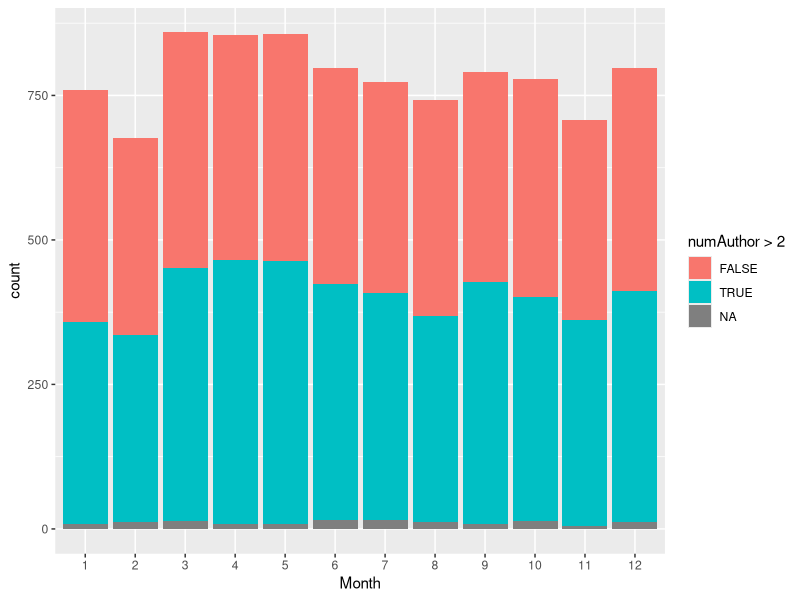
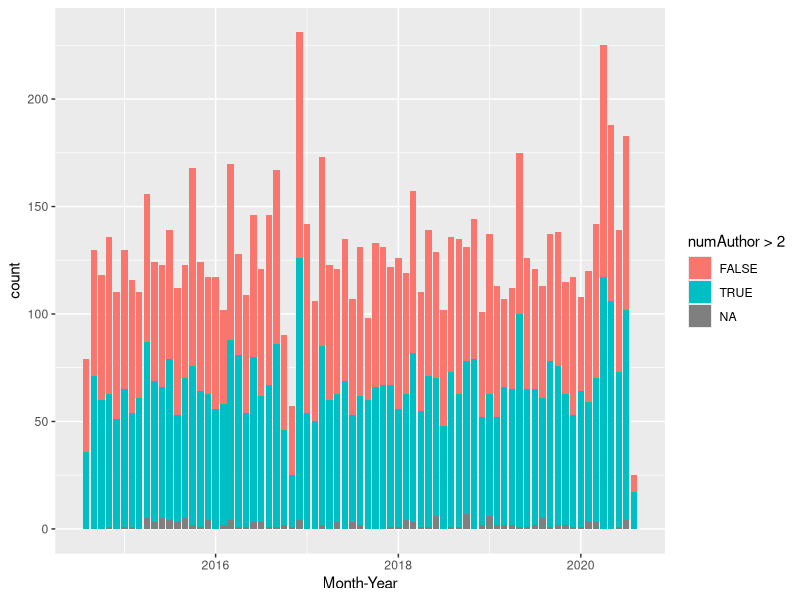
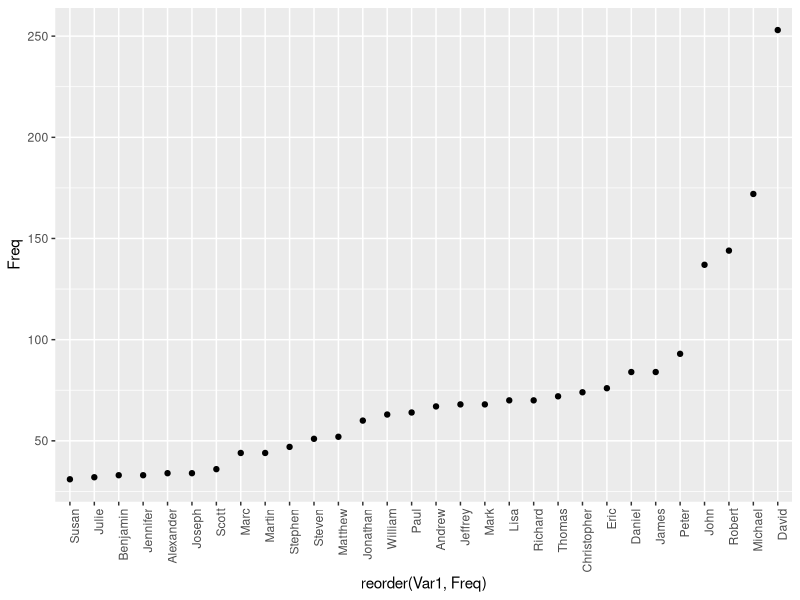
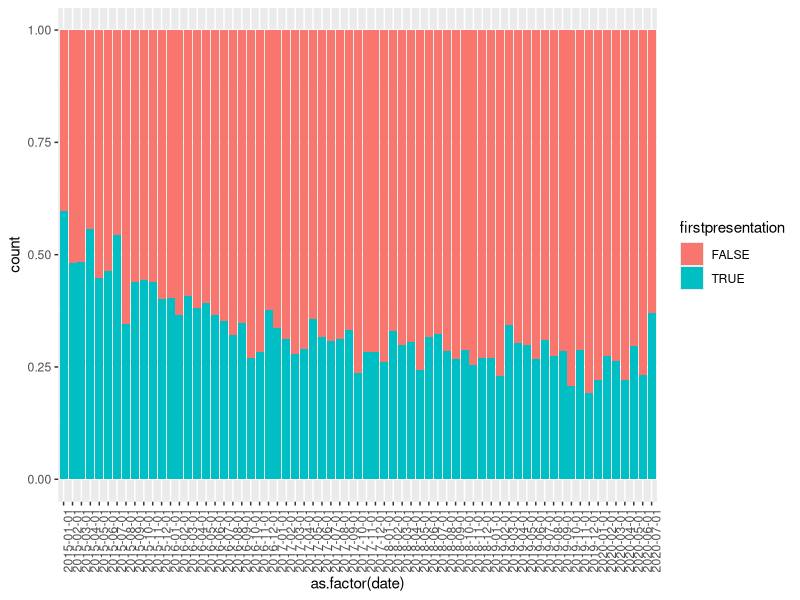

Generate these figures, in order, with R:
## ---- chunk 1
library(ggplot2)
library(dplyr)
library(stringr)
## ---- chunk 2
data <- read.table("NEJM-withCOVID.txt")
str(data)
## ---- chunk 3
df <- data |>
  select(Month, numAuthor) |>
  group_by(Month) |>
  count(numAuthor > 2)
## ---- chunk 4
ggplot(df, aes(x = factor(Month), y = n, fill = `numAuthor > 2`)) +
  geom_bar(stat = "identity") +
  labs(x = "Month", y = "count", fill = "numAuthor > 2")
## ---- chunk 5
df_2 <- data |>
  select(Month, Year, numAuthor) |>
  group_by(Year, Month) |>
  count(numAuthor > 2) |>
  mutate(`Month-Year` = paste(Month, Year, sep="-")) # make a new month-year variable

# converting to date format
df_2$`Month-Year` <- as.Date(paste(df_2$Year, df_2$Month, "01", sep = "-"))

## ---- chunk 6
ggplot(df_2, aes(x = `Month-Year`, y = n, fill = `numAuthor > 2`)) + # set up the axes, color fill by numAuthor > 2 column
  geom_bar(stat = "identity") + # plot the bars
  scale_x_date(date_breaks = "2 year", date_labels = "%Y") +  # show bi-yearly breaks
  labs(x = "Month-Year", y = "count", fill = "numAuthor > 2") 
## ---- chunk 7
# ggplot(df_2, aes(x = factor(Month-Year), y = n, fill = `numAuthor > 2`)) +
#   geom_bar(stat = "identity") +
#   labs(x = "Month", y = "count", fill = "numAuthor > 2") +
#   theme_minimal()
## ---- chunk 8
# \\b[A-Z](\\.|\\s)?\\b|\\s\\w+$
#   \\b: Word boundary to match standalone letters.
# [A-Z]: Matches a single capital letter.
# (\\.|\\s)?: Matches an optional period or space after the capital letter (e.g., for cases like "L." or "L").
# \\b: Another word boundary to ensure we only remove standalone uppercase letters and not part of actual names.
# \\s\\w+$: Removes any word (sequence of word characters) after the first space (i.e., removes the last name after the first name

# questions: do we count "J Brian Byrd" as Brian? 
# if J Brian Byrd doesn't count as Brian and counts as "J" for first name
# do gsub("(?<=\\s)[A-Z](\\.|\\s)?\\b|\\s\\w+$", "", firstAuthorF, perl = TRUE)

freq_firstName<-data |>
  select(firstAuthorF) |>
  mutate(firstAuthorRem=gsub("(?<=\\s)[A-Z](\\.|\\s)?\\b|\\s\\w+$", "", firstAuthorF, perl = TRUE)) |>
  mutate(firstAuthorRem=str_trim(firstAuthorRem)) |> # removes leading and trailing spaces
  count(firstAuthorRem) |>
  filter(n>30 & !is.na(firstAuthorRem)) |>
  arrange(n)
  
ggplot(freq_firstName, aes(x = reorder(firstAuthorRem, n), y = n)) +
  geom_point() +
  labs(x = "reorder(Var1, Freq)", y = "Freq") +
  theme(axis.text.x = element_text(angle = 90, hjust = 1)) # arrange names in vertical format
  
## ---- chunk 9
# remove NA's
# \\b[A-Z](\\.|\\s)?\\b|\\s\\w+ converts H Cody to Cody OR (?<=\\s)[A-Z](\\.|\\s)?\\b|\\s\\w+$ treats it as H
# Catarina Cardoso--is this Catarina
# R in Rémi was removed due to the special character using  \\b[A-Z](\\.|\\s)?\\b|\\s\\w+
# if C Nicholas is first name, do we remove C
# if we remove nicholas, has to be \\b[A-Z](?=\\s)[\\s]?

# maybe it is the first name (uncleaned)
num3_df <- data |>
  select(Month, Year, firstAuthorF) |>
  mutate(date = paste(Month, Year, sep="-")) |>
  mutate(date = as.Date(paste(Year, Month, "01", sep = "-"))) |>
  mutate(firstAuthorRem=gsub("(?<=\\s)[A-Z](\\.|\\s)?\\b|\\s\\w+$", "", firstAuthorF, perl = TRUE)) |>
  mutate(firstAuthorRem=str_trim(firstAuthorRem)) |>
  select(firstAuthorRem, date) |> # did not select firstAuthorF, 
  arrange(date) |>
  filter(!is.na(firstAuthorRem)) |>
  group_by(firstAuthorRem) |>
  distinct(firstAuthorRem, date, .keep_all = TRUE) |>
  mutate(firstpresentation = !duplicated(firstAuthorRem)) |>
  ungroup() |>
  filter(date>="2015-01-01" & date <= "2020-07-01") 

ggplot(num3_df, aes(x = as.factor(date), fill=firstpresentation)) +
  geom_bar(position="fill") +
  theme(axis.text.x = element_text(angle = 90, hjust = 1))

## ---- chunk 10

#num_pubs gives number of publications for each author
num_pubs <-data |>
  select(firstAuthorF, firstAuthorL, firstAuthorI, Title, Month, Year) |>
  mutate(date = paste(Month, Year, sep="-")) |>
  mutate(date = as.Date(paste(Year, Month, "01", sep = "-"))) |>
  group_by(firstAuthorF, firstAuthorL) |>
  summarize(num_pub = n())

# working on this, dates is df of publications and dates organized/grouped by author
dates<-data |>
  select(firstAuthorF, firstAuthorL, firstAuthorI, Title, Month, Year) |>
  mutate(date = paste(Month, Year, sep="-")) |>
  mutate(date = as.Date(paste(Year, Month, "01", sep = "-"))) |>
  arrange(date) |>
  group_by(firstAuthorF, firstAuthorL) |>
  arrange(firstAuthorF, firstAuthorL)
 

# # summary table of average num of months in between publications
# dates |>
#   filter(firstAuthorL=="Makkar") |>
#   mutate(time_diff = date - lag(date)) |>
#   mutate(diff_month = as.numeric(round(time_diff/30.44))) |> # round to nearest month
#  # filter(!is.na(diff_month)) |>
#   summarize(ave_num_months = mean(diff_month, na.rm=TRUE))

# if one pub, ave_num_months=-1
# checked Eric J Velazquez (2 publications), Eric J Rubin (many)
summary_ave_months<-dates |>
 # filter(firstAuthorF=="Shantel") |>
 # arrange(date) |>
  mutate(time_diff = date - lag(date)) |>
  mutate(diff_month = as.numeric(round(time_diff/30.44))) |> # round to nearest month
  summarize(ave_num_months = mean(diff_month, na.rm=TRUE),
            ave_num_months = ifelse(is.nan(ave_num_months), -1, ave_num_months)) 


# join num_pubs and summary_ave_months dfs by author's full name

author_df <- num_pubs |>
  full_join(summary_ave_months, by=c("firstAuthorF", "firstAuthorL"))

author_df |>
  print(n=50)

